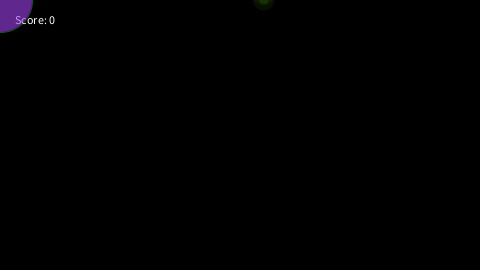
Frame 1 (no input)
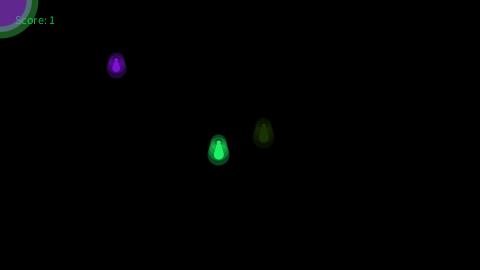
Frame 60 (the mouse pressed at the canvas centre just before this capture)
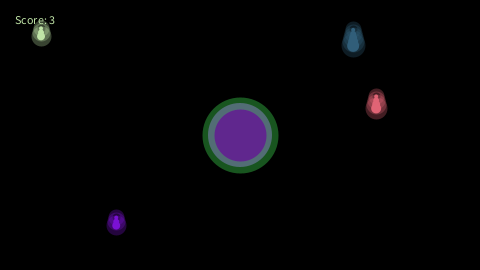
Frame 120 (the mouse held since frame 60 and released just before this capture)

The Processing sketch that drew these frames (run headless with seeded random() and noise(); from frame 60 on, the mouse is pressed at the canvas centre):

// Processing sketch: Paint_Drop_Stopper
// ── Paint_Drop_Stopper.pde
//This game was made by Marcus Girardo

Catcher catcher;
Timer timer;
Drop[] drops;
int totalDrops = 0;
int score = 0;

void setup() {
  size(480, 270);
  catcher = new Catcher(32);
  drops = new Drop[1000];
  timer = new Timer(300);
  timer.start();
}

void draw() {
  background(0);
  text("Score: " + score, 15, 15 , 60 , 30);

  catcher.setLocation(mouseX, mouseY);
  catcher.display();
  
  
  if (timer.isFinished()) {
    drops[totalDrops] = new Drop();
    totalDrops ++ ;
    if (totalDrops >= drops.length) {
      totalDrops = 0;
    }
    timer.start();
  }
  
  for (int i = 0; i < totalDrops; i++ ) {
    drops[i].move();
    drops[i].display();
    if (catcher.intersect(drops[i])) {
      drops[i].caught();
    }
  }
}

class Catcher {
  float r;
  color col;
  color scol;
  float x, y;

  Catcher(float tempR) {
    r = tempR;
    col = color(random(255), random(255), random(255), 150);
    scol = color(random(255), random(255), random(255), 100);
    x = 0;
    y = 0;
  }

  void setLocation(float tempX, float tempY) {
    x = tempX;
    y = tempY;
  }

  void display() {
    stroke(scol);
    fill(col);
    ellipse(x, y, r*2, r*2);
  }

  boolean intersect(Drop d) {
    float distance = dist(x, y, d.x, d.y); 

    if (distance < r + d.r) { 
      return true;
    } else {
      return false;
    }
  }
}

class Drop {
  float x, y;
  float speed;
  color c;
  float r;

  Drop() {
    r = random(4, 8);
    x = random(width);
    y = -r*4;
    speed = random(1, 5);
    c = color(random(255), random(255), random(255));

  }
  
  void move() {
    y += speed;
  }

  boolean reachedBottom() {
    if (y > height + r*4) { 
      return true;
    } else {
      return false;
    }
  }

  void display() {
    fill(c);
    stroke(c, 75);
    strokeWeight(12);
    for (int i = 2; i < r; i++ ) {
      ellipse(x, y + i*4, i*2, i*2);
    }
  }

  void caught() {
    speed = 0; 
    y = -1000;
    score++;
  }
}

class Timer {

  int savedTime;
  int totalTime;

  Timer(int tempTotalTime) {
    totalTime = tempTotalTime;
  }

  void start() {
    savedTime = millis();
  }

  boolean isFinished() { 
    int passedTime = millis()- savedTime;
    if (passedTime > totalTime) {
      return true;
    } else {
      return false;
    }
  }
}
